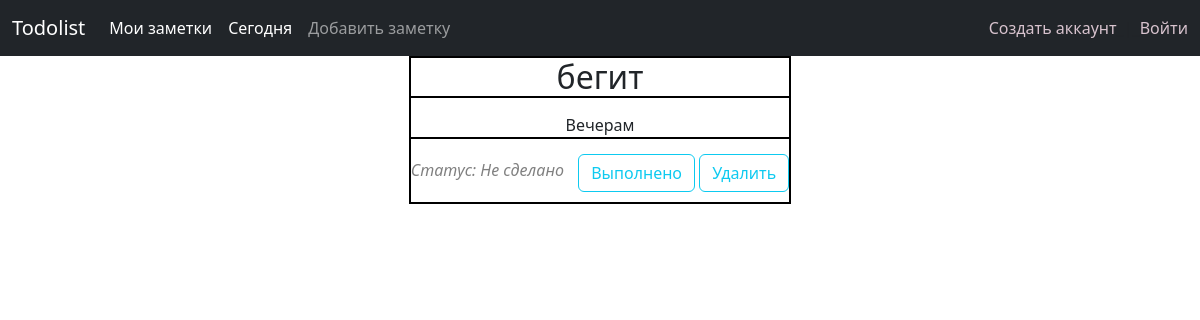
/notes/3/, run on the app's committed database.
### notes/models.py (models this page shows, shortened)
class Note(models.Model):
    STATUS_CHOICES = [
        ('ToDo', 'Не сделано'),
        ('Completed', 'Сделано'),
    ]
    title = models.CharField(max_length=200)
    created = models.DateTimeField(auto_now_add=True)
    datetodo = models.DateField()
    status = models.CharField(
        max_length=20, choices=STATUS_CHOICES, default='ToDo')
    description = models.TextField(blank=True, null=True)
    user = models.ForeignKey(User,
                             on_delete=models.CASCADE,
                             related_name='notes_created')
    class Meta:
        ordering = ['-created']

### notes/views.py (the view)
# urls.py: path('<int:note_id>/', views.detail_view, name='detail_view'),
def detail_view(request, note_id):
    note = get_object_or_404(Note, id=note_id)
    return render(request, 'notes/detail.html', {'note': note})

### notes/templates/notes/detail.html (shortened to what this page needs)
{% extends 'base.html' %}
{% load static %}
{% block content %}
  <div class="main">
    <div class="note">
        <h2 id="title" style="border-bottom:2px solid black;">{{ note.title }}</h2>
        <p id="desc" style="border-bottom:2px solid black; margin-top: 15px; margin-bottom: 15px;">{{ note.description }}</p>
        <p style="color: gray; font-style: italic; display: inline-block; vertical-align: middle; margin-right: 10px;">Статус: {{ note.get_status_display }}</p>
        <a href="#"><button style="display: inline-block; vertical-align: middle; margin-bottom: 10px;" type="button" class="btn btn-outline-info">Выполнено</button></a>
        <a href="#"><button style="display: inline-block; vertical-align: middle; margin-bottom: 10px;" type="button" class="btn btn-outline-info">Удалить</button></a>
    </div>
  </div>
{% endblock content %}

### notes/static/css/css.css (style rules this page uses)
.note { display: inline-block; margin-left: auto; margin-right: auto; border: 2px solid black; }
.main { margin: 0; padding: 0; text-align: center; }
#desc { max-width: 400px; }
h2 { border-bottom:1px solid #bbb; }

### data on the page
Note: title "бегит", description "Вечерам", status "Не сделано"
